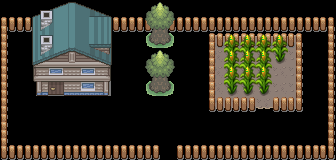

A 2D game scene composited from a Tiled map and its tileset images. What follows is a short description and the map's XML, with every tile layer's data as written:
An orthogonal 21x10 tile map with 16x16 px tiles, 5 tile layers (0, 1, 10, 11, ...).

<map orientation="orthogonal" width="21" height="10" tilewidth="16" tileheight="16"><properties /><tileset firstgid="1" name="default" tilewidth="0" tileheight="0"><properties /><tile id="1"><image source="fence.1q_ne.01.0.0.0.png" width="16" height="16" /><properties /></tile><tile id="2"><image source="fence.n.01.0.0.0.png" width="16" height="16" /><properties /></tile><tile id="3"><image source="fence.1q_nw.01.0.0.0.png" width="16" height="16" /><properties /></tile><tile id="4"><image source="fence.e.01.0.0.0.png" width="16" height="16" /><properties /></tile><tile id="5"><image source="fence.w.01.0.0.0.png" width="16" height="16" /><properties /></tile><tile id="6"><image source="fence.1q_se.01.0.0.0.png" width="16" height="16" /><properties /></tile><tile id="7"><image source="fence.s.01.0.0.0.png" width="16" height="16" /><properties /></tile><tile id="8"><image source="fence.1q_sw.01.0.0.0.png" width="16" height="16" /><properties /></tile><tile id="9"><image source="house.01.0.2.0.png" width="16" height="16" /><properties><property name="wall" value="true" type="bool" /><property name="object" value="building" type="string" /></properties></tile><tile id="10"><image source="house.01.1.2.0.png" width="16" height="16" /><properties><property name="wall" value="true" type="bool" /><property name="object" value="building" type="string" /></properties></tile><tile id="11"><image source="house.01.2.2.0.png" width="16" height="16" /><properties><property name="wall" value="true" type="bool" /><property name="object" value="building" type="string" /></properties></tile><tile id="12"><image source="house.01.3.2.0.png" width="16" height="16" /><properties><property name="wall" value="true" type="bool" /><property name="object" value="building" type="string" /></properties></tile><tile id="13"><image source="house.01.4.2.0.png" width="16" height="16" /><properties><property name="wall" value="true" type="bool" /><property name="object" value="building" type="string" /></properties></tile><tile id="14"><image source="house.01.0.3.0.png" width="16" height="16" /><properties><property name="wall" value="true" type="bool" /><property name="object" value="building" type="string" /></properties></tile><tile id="15"><image source="house.01.1.3.0.png" width="16" height="16" /><properties><property name="wall" value="true" type="bool" /><property name="object" value="building" type="string" /></properties></tile><tile id="16"><image source="house.01.2.3.0.png" width="16" height="16" /><properties><property name="wall" value="true" type="bool" /><property name="object" value="building" type="string" /></properties></tile><tile id="17"><image source="house.01.3.3.0.png" width="16" height="16" /><properties><property name="wall" value="true" type="bool" /><property name="object" value="building" type="string" /></properties></tile><tile id="18"><image source="house.01.4.3.0.png" width="16" height="16" /><properties><property name="wall" value="true" type="bool" /><property name="object" value="building" type="string" /></properties></tile><tile id="19"><image source="house.01.0.4.0.png" width="16" height="16" /><properties><property name="wall" value="true" type="bool" /><property name="object" value="building" type="string" /></properties></tile><tile id="20"><image source="house.01.1.4.0.png" width="16" height="16" /><properties><property name="wall" value="true" type="bool" /><property name="object" value="building" type="string" /></properties></tile><tile id="21"><image source="house.01.2.4.0.png" width="16" height="16" /><properties><property name="wall" value="true" type="bool" /><property name="object" value="building" type="string" /></properties></tile><tile id="22"><image source="house.01.3.4.0.png" width="16" height="16" /><properties><property name="wall" value="true" type="bool" /><property name="object" value="building" type="string" /></properties></tile><tile id="23"><image source="house.01.4.4.0.png" width="16" height="16" /><properties><property name="wall" value="true" type="bool" /><property name="object" value="building" type="string" /></properties></tile><tile id="24"><image source="house.01.0.5.0.png" width="16" height="16" /><properties><property name="wall" value="true" type="bool" /><property name="object" value="building" type="string" /></properties></tile><tile id="25"><image source="house.01.1.5.0.png" width="16" height="16" /><properties><property name="door" value="true" type="bool" /><property name="wall" value="true" type="bool" /><property name="object" value="building" type="string" /></properties></tile><tile id="26"><image source="house.01.2.5.0.png" width="16" height="16" /><properties><property name="wall" value="true" type="bool" /><property name="object" value="building" type="string" /></properties></tile><tile id="27"><image source="house.01.3.5.0.png" width="16" height="16" /><properties><property name="wall" value="true" type="bool" /><property name="object" value="building" type="string" /></properties></tile><tile id="28"><image source="house.01.4.5.0.png" width="16" height="16" /><properties><property name="wall" value="true" type="bool" /><property name="object" value="building" type="string" /></properties></tile><tile id="29"><image source="house.01.0.0.10.png" width="16" height="16" /><properties><property name="wall" value="true" type="bool" /><property name="object" value="building" type="string" /></properties></tile><tile id="30"><image source="house.01.1.0.10.png" width="16" height="16" /><properties><property name="wall" value="true" type="bool" /><property name="object" value="building" type="string" /></properties></tile><tile id="31"><image source="house.01.2.0.10.png" width="16" height="16" /><properties><property name="wall" value="true" type="bool" /><property name="object" value="building" type="string" /></properties></tile><tile id="32"><image source="house.01.3.0.10.png" width="16" height="16" /><properties><property name="wall" value="true" type="bool" /><property name="object" value="building" type="string" /></properties></tile><tile id="33"><image source="house.01.4.0.10.png" width="16" height="16" /><properties><property name="wall" value="true" type="bool" /><property name="object" value="building" type="string" /></properties></tile><tile id="34"><image source="house.01.0.1.10.png" width="16" height="16" /><properties><property name="wall" value="true" type="bool" /><property name="object" value="building" type="string" /></properties></tile><tile id="35"><image source="house.01.1.1.10.png" width="16" height="16" /><properties><property name="wall" value="true" type="bool" /><property name="object" value="building" type="string" /></properties></tile><tile id="36"><image source="house.01.2.1.10.png" width="16" height="16" /><properties><property name="wall" value="true" type="bool" /><property name="object" value="building" type="string" /></properties></tile><tile id="37"><image source="house.01.3.1.10.png" width="16" height="16" /><properties><property name="wall" value="true" type="bool" /><property name="object" value="building" type="string" /></properties></tile><tile id="38"><image source="house.01.4.1.10.png" width="16" height="16" /><properties><property name="wall" value="true" type="bool" /><property name="object" value="building" type="string" /></properties></tile><tile id="39"><image source="tree.01.0.2.0.png" width="16" height="16" /><properties><property name="wall" value="true" type="bool" /><property name="object" value="tree" type="string" /><property name="biome" value="temperate" type="string" /></properties></tile><tile id="40"><image source="tree.01.1.2.0.png" width="16" height="16" /><properties><property name="wall" value="true" type="bool" /><property name="biome" value="temperate" type="string" /><property name="object" value="tree" type="string" /></properties></tile><tile id="41"><image source="tree.01.0.1.10.png" width="16" height="16" /><properties><property name="wall" value="true" type="bool" /><property name="object" value="tree" type="string" /><property name="biome" value="temperate" type="string" /></properties></tile><tile id="42"><image source="tree.01.1.1.10.png" width="16" height="16" /><properties><property name="wall" value="true" type="bool" /><property name="biome" value="temperate" type="string" /><property name="object" value="tree" type="string" /></properties></tile><tile id="43"><image source="tree.01.0.0.20.png" width="16" height="16" /><properties><property name="wall" value="true" type="bool" /><property name="object" value="tree" type="string" /><property name="biome" value="temperate" type="string" /></properties></tile><tile id="44"><image source="tree.01.1.0.20.png" width="16" height="16" /><properties><property name="wall" value="true" type="bool" /><property name="biome" value="temperate" type="string" /><property name="object" value="tree" type="string" /></properties></tile><tile id="45"><image source="dirt.1q_ne.01.0.0.0.png" width="16" height="16" /><properties /></tile><tile id="46"><image source="dirt.n.01.0.0.0.png" width="16" height="16" /><properties /></tile><tile id="47"><image source="dirt.1q_nw.01.0.0.0.png" width="16" height="16" /><properties /></tile><tile id="48"><image source="dirt.e.01.0.0.0.png" width="16" height="16" /><properties /></tile><tile id="49"><image source="dirt.full.01.0.0.0.png" width="16" height="16" /><properties /></tile><tile id="50"><image source="dirt.w.01.0.0.0.png" width="16" height="16" /><properties /></tile><tile id="51"><image source="dirt.1q_se.01.0.0.0.png" width="16" height="16" /><properties /></tile><tile id="52"><image source="dirt.s.01.0.0.0.png" width="16" height="16" /><properties /></tile><tile id="53"><image source="dirt.1q_sw.01.0.0.0.png" width="16" height="16" /><properties /></tile><tile id="54"><image source="wildvege.05.0.1.0.png" width="16" height="16" /><properties><property name="biome" value="temperate" type="string" /><property name="object" value="edibleplant" type="string" /></properties></tile><tile id="55"><image source="wildvege.05.0.0.10.png" width="16" height="16" /><properties><property name="biome" value="temperate" type="string" /><property name="object" value="edibleplant" type="string" /></properties></tile></tileset><layer id="1" width="21" height="10" name="0"><properties /><data encoding="csv" compression="">
0,0,0,0,0,0,0,0,0,0,0,0,0,0,0,0,0,0,0,0,0,
7,8,8,8,8,8,8,8,8,8,8,8,8,8,8,8,8,8,8,8,9,
5,0,10,11,12,13,14,0,0,40,41,0,0,52,53,53,53,53,54,0,6,
5,0,15,16,17,18,19,0,0,0,0,0,0,49,50,50,50,50,51,0,6,
5,0,20,21,22,23,24,0,0,0,0,0,0,49,50,50,50,50,51,0,6,
5,0,25,26,27,28,29,0,0,40,41,0,0,49,50,50,50,50,51,0,6,
5,0,0,0,0,0,0,0,0,0,0,0,0,46,47,47,47,47,48,0,6,
5,0,0,0,0,0,0,0,0,0,0,0,0,0,0,0,0,0,0,0,6,
5,0,0,0,0,0,0,0,0,0,0,0,0,0,0,0,0,0,0,0,6,
2,3,3,3,3,3,3,3,3,3,0,3,3,3,3,3,3,3,3,3,4
</data></layer><layer id="2" width="21" height="10" name="1"><properties /><data encoding="csv" compression="">
0,0,0,0,0,0,0,0,0,0,0,0,0,0,0,0,0,0,0,0,0,
0,0,0,0,0,0,0,0,0,0,0,0,0,0,0,0,0,0,0,0,0,
0,0,0,0,0,0,0,0,0,0,0,0,0,7,8,8,8,8,9,0,0,
0,0,0,0,0,0,0,0,0,0,0,0,0,5,55,55,55,55,6,0,0,
0,0,0,0,0,0,0,0,0,0,0,0,0,5,55,55,55,0,6,0,0,
0,0,0,0,0,0,0,0,0,0,0,0,0,5,55,55,55,0,6,0,0,
0,0,0,0,0,0,0,0,0,0,0,0,0,2,3,3,0,3,4,0,0,
0,0,0,0,0,0,0,0,0,0,0,0,0,0,0,0,0,0,0,0,0,
0,0,0,0,0,0,0,0,0,0,0,0,0,0,0,0,0,0,0,0,0,
0,0,0,0,0,0,0,0,0,0,0,0,0,0,0,0,0,0,0,0,0
</data></layer><layer id="3" width="21" height="10" name="10"><properties /><data encoding="csv" compression="">
0,0,30,31,32,33,34,0,0,0,0,0,0,0,0,0,0,0,0,0,0,
0,0,35,36,37,38,39,0,0,42,43,0,0,0,0,0,0,0,0,0,0,
0,0,0,0,0,0,0,0,0,0,0,0,0,0,0,0,0,0,0,0,0,
0,0,0,0,0,0,0,0,0,0,0,0,0,0,0,0,0,0,0,0,0,
0,0,0,0,0,0,0,0,0,42,43,0,0,0,0,0,0,0,0,0,0,
0,0,0,0,0,0,0,0,0,0,0,0,0,0,0,0,0,0,0,0,0,
0,0,0,0,0,0,0,0,0,0,0,0,0,0,0,0,0,0,0,0,0,
0,0,0,0,0,0,0,0,0,0,0,0,0,0,0,0,0,0,0,0,0,
0,0,0,0,0,0,0,0,0,0,0,0,0,0,0,0,0,0,0,0,0,
0,0,0,0,0,0,0,0,0,0,0,0,0,0,0,0,0,0,0,0,0
</data></layer><layer id="4" width="21" height="10" name="11"><properties /><data encoding="csv" compression="">
0,0,0,0,0,0,0,0,0,0,0,0,0,0,0,0,0,0,0,0,0,
0,0,0,0,0,0,0,0,0,0,0,0,0,0,0,0,0,0,0,0,0,
0,0,0,0,0,0,0,0,0,0,0,0,0,0,56,56,56,56,0,0,0,
0,0,0,0,0,0,0,0,0,0,0,0,0,0,56,56,56,0,0,0,0,
0,0,0,0,0,0,0,0,0,0,0,0,0,0,56,56,56,0,0,0,0,
0,0,0,0,0,0,0,0,0,0,0,0,0,0,0,0,0,0,0,0,0,
0,0,0,0,0,0,0,0,0,0,0,0,0,0,0,0,0,0,0,0,0,
0,0,0,0,0,0,0,0,0,0,0,0,0,0,0,0,0,0,0,0,0,
0,0,0,0,0,0,0,0,0,0,0,0,0,0,0,0,0,0,0,0,0,
0,0,0,0,0,0,0,0,0,0,0,0,0,0,0,0,0,0,0,0,0
</data></layer><layer id="5" width="21" height="10" name="20"><properties /><data encoding="csv" compression="">
0,0,0,0,0,0,0,0,0,44,45,0,0,0,0,0,0,0,0,0,0,
0,0,0,0,0,0,0,0,0,0,0,0,0,0,0,0,0,0,0,0,0,
0,0,0,0,0,0,0,0,0,0,0,0,0,0,0,0,0,0,0,0,0,
0,0,0,0,0,0,0,0,0,44,45,0,0,0,0,0,0,0,0,0,0,
0,0,0,0,0,0,0,0,0,0,0,0,0,0,0,0,0,0,0,0,0,
0,0,0,0,0,0,0,0,0,0,0,0,0,0,0,0,0,0,0,0,0,
0,0,0,0,0,0,0,0,0,0,0,0,0,0,0,0,0,0,0,0,0,
0,0,0,0,0,0,0,0,0,0,0,0,0,0,0,0,0,0,0,0,0,
0,0,0,0,0,0,0,0,0,0,0,0,0,0,0,0,0,0,0,0,0,
0,0,0,0,0,0,0,0,0,0,0,0,0,0,0,0,0,0,0,0,0
</data></layer></map>
